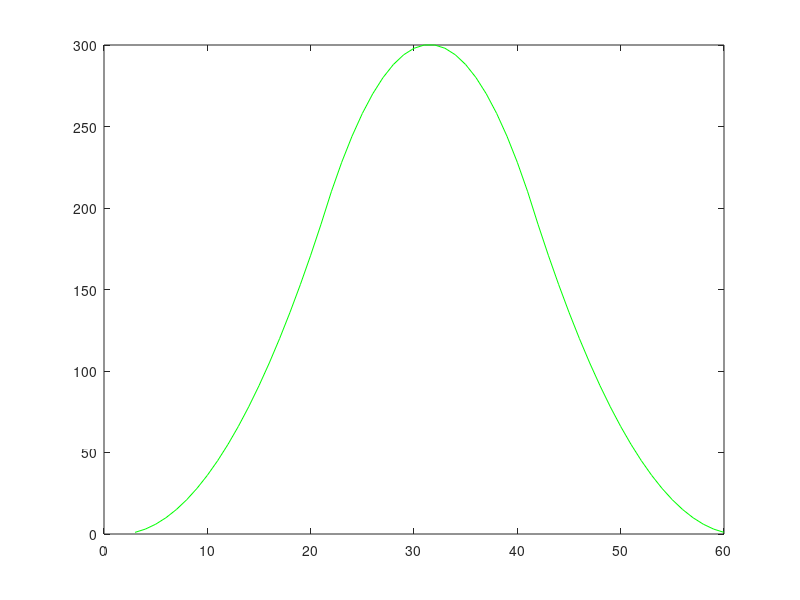

The MATLAB source for this figure:
%Testes Probabilidaes
%%
clear all
close all
clc

%%
maior_lado = 20;
n_dados = 3;
n_esp_am = maior_lado^n_dados;

min = n_dados;
max = n_dados*maior_lado;

somas = [min:1:max]';
n_cenarios = zeros(length(somas),1);

jogada = zeros(n_dados,1);
jogada(:) = 1;


%%
%jogadas

for i = 1:n_esp_am 
    
    %jogada  
    
    for k = 1:length(somas)
        if sum(jogada) == somas(k)
            n_cenarios(k) = n_cenarios(k) + 1;
        end
    end
    
    jogada(1) = jogada(1) + 1;
    for j = 1:n_dados
        if jogada(j) == maior_lado + 1
           jogada(j) = 1;
           if j ~= n_dados
           jogada(j+1) = jogada(j+1) + 1;   
           end
        end
    end
         
    
end
%%
%plot

figure(1),clf
plot(somas,n_cenarios, 'g-')
